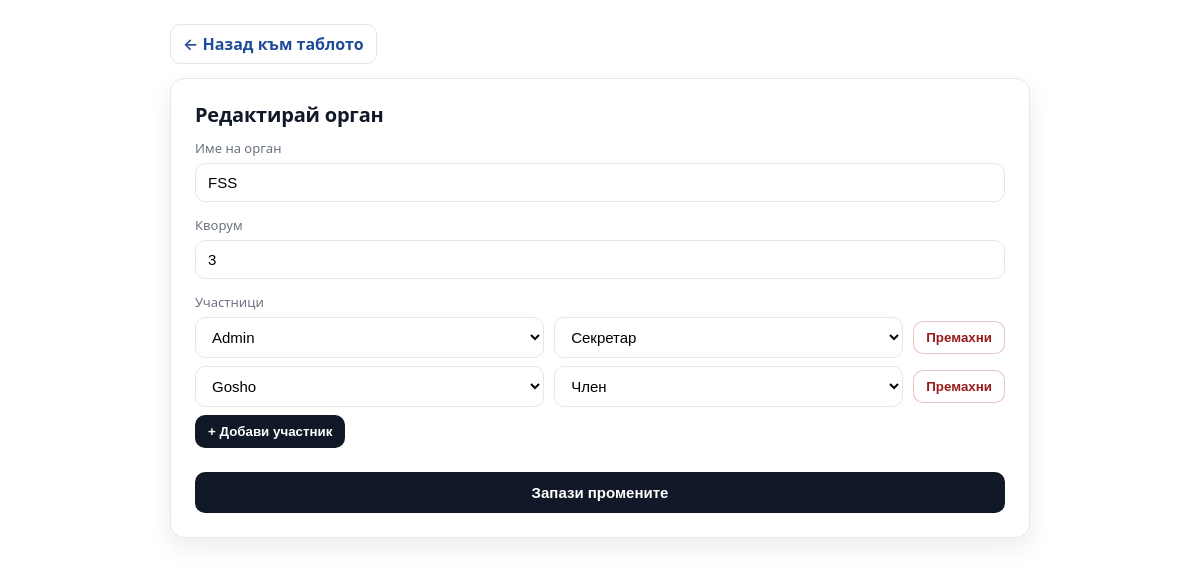
/app/edit_agency.php?id=1 (signed in), run on the app's committed database.
### tables this page shows
CREATE TABLE agencies (
            id INTEGER PRIMARY KEY AUTOINCREMENT,
            name TEXT NOT NULL,
            quorum INTEGER NOT NULL,
            created_at TEXT NOT NULL,
            created_by TEXT NOT NULL
        );

CREATE TABLE agency_participants (
            id INTEGER PRIMARY KEY AUTOINCREMENT,
            agency_id INTEGER NOT NULL,
            username TEXT NOT NULL,
            role TEXT NOT NULL,
            UNIQUE(agency_id, username)
        );

CREATE TABLE users (
            username TEXT PRIMARY KEY,
            email TEXT NOT NULL UNIQUE,
            password TEXT NOT NULL,
            role TEXT NOT NULL,
            created_at TEXT NOT NULL
        );

### app/edit_agency.php (the view, shortened to what this page needs)
<?php
$pdo = getDb();
$agency_id = isset($_GET['id']) ? intval($_GET['id']) : 0;
$agencyStmt = $pdo->prepare('SELECT * FROM agencies WHERE id = :id');
$agencyStmt->execute([':id' => $agency_id]);
$agency = $agencyStmt->fetch();
$participantsStmt = $pdo->prepare('SELECT username, role FROM agency_participants WHERE agency_id = :id');
$participantsStmt->execute([':id' => $agency_id]);
$agency['participants'] = $participantsStmt->fetchAll();
$usersStmt = $pdo->query('SELECT username FROM users ORDER BY username');
$users = $usersStmt->fetchAll();
?>
<!DOCTYPE html>
<html lang="en">
<head>
</head>
<body>
    <div class="container">
        <a href="dashboard.php" class="back-btn">← Назад към таблото</a>
        <div class="edit-panel">
            <h2>Редактирай орган</h2>
            <form action="update_agency.php" method="POST">
                <div class="form-group">
                    <label for="agency_name">Име на орган</label>
                    <input type="text" id="agency_name" name="agency_name" value="<?php echo htmlspecialchars($agency['name']); ?>" required>
                </div>
                <div class="form-group">
                    <label for="quorum">Кворум</label>
                    <input type="number" id="quorum" name="quorum" min="1" value="<?php echo htmlspecialchars($agency['quorum']); ?>" required>
                </div>
                <div class="form-group">
                    <label>Участници</label>
                    <div id="participantsContainer">
                        <?php foreach ($agency['participants'] as $participant): ?>
                            <div class="participant-item">
                                <select name="participants[]" required>
                                    <?php foreach ($users as $user): ?>
                                        <option value="<?php echo htmlspecialchars($user['username']); ?>"
                                            <?php echo $user['username'] === $participant['username'] ? 'selected' : ''; ?>>
                                            <?php echo htmlspecialchars($user['username']); ?>
                                        </option>
                                    <?php endforeach; ?>
                                </select>
                                <select name="roles[]" required>
                                    <option value="member" <?php echo $participant['role'] === 'member' ? 'selected' : ''; ?>>Член</option>
                                    <option value="secretary" <?php echo $participant['role'] === 'secretary' ? 'selected' : ''; ?>>Секретар</option>
                                </select>
                                <button type="button" class="remove-participant-btn" onclick="removeParticipant(this)">Премахни</button>
                            </div>
                        <?php endforeach; ?>
                    </div>
                    <button type="button" class="add-participant-btn" onclick="addParticipant()">+ Добави участник</button>
                </div>
                <button type="submit" class="submit-btn">Запази промените</button>
            </form>
        </div>
    </div>
</body>
</html>

### app/edit_agency.php (style rules this page uses)
:root { --bg: #1110; --card: #ffffff; --text: #111827; --muted: #6b7280; --border: #e5e7eb; --shadow: 0 10px 24px rgba(17, 24, 39, 0.08); --radius: 14px; --accent: #1f4b99; --danger-bg: #fef2f2; --danger-text: #991b1b; }
* { box-sizing: border-box; }
html, body { height: 100%; }
body { margin: 0; font-family: system-ui, -apple-system, Segoe UI, Roboto, Helvetica, Arial, "Apple Color Emoji", "Segoe UI Emoji"; background: var(--bg); color: var(--text); padding: 24px; }
.container { max-width: 860px; margin: 0 auto; }
.edit-panel { background: var(--card); border: 1px solid var(--border); border-radius: var(--radius); box-shadow: var(--shadow); padding: 24px; }
h2 { font-size: 20px; line-height: 1.2; margin: 0 0 12px 0; letter-spacing: -0.01em; }
.form-group { margin-bottom: 14px; }
.form-group label { display: block; font-size: 13px; color: var(--muted); margin-bottom: 6px; }
.form-group input, .form-group select { width: 100%; padding: 10px 12px; border: 1px solid var(--border); border-radius: 10px; font-size: 15px; outline: none; background: #fff; transition: border-color 120ms ease, box-shadow 120ms ease; }
.participant-item { display: flex; gap: 10px; margin-bottom: 8px; align-items: center; }
.participant-item select { flex: 1; }
.add-participant-btn, .remove-participant-btn { padding: 8px 12px; border: 1px solid rgba(17,24,39,0.12); border-radius: 10px; cursor: pointer; font-weight: 600; background: #111827; color: #fff; }
.add-participant-btn { margin-bottom: 10px; }
.remove-participant-btn { background: #fff; color: var(--danger-text); border-color: rgba(153,27,27,0.25); }
.submit-btn { width: 100%; padding: 11px 12px; border: 1px solid rgba(17,24,39,0.12); border-radius: 10px; background: #111827; color: #fff; font-size: 15px; font-weight: 600; cursor: pointer; transition: transform 80ms ease, opacity 120ms ease; }
.back-btn { display: inline-flex; align-items: center; gap: 6px; padding: 8px 12px; background: #fff; color: var(--accent); text-decoration: none; border: 1px solid var(--border); border-radius: 10px; margin-bottom: 14px; font-weight: 600; }

### data on the page
agencies: agency_name "FSS", quorum "3"
agency_participants: username.username "Admin", role "Секретар"
agency_participants: username.username "Gosho", role "Член"
